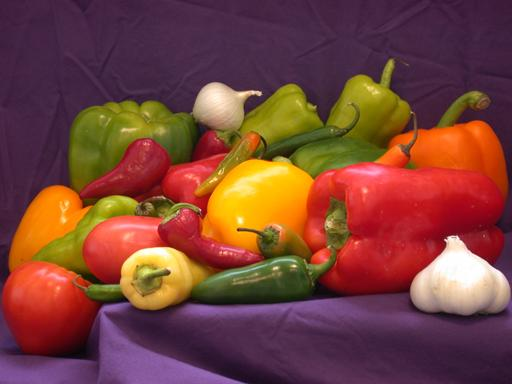
%> input picture peppers.jpg, 512 x 384 px
$ octave Vignetting_Effect.m   (GNU Octave 9; MATLAB toolbox functions it lacks are replaced by stand-ins)
%> lines starting %> are read from the running program, lines starting %| are printed output that depends on the picture
% MATLAB Script: Upload Image and Apply Vignetting Effect

% Clear workspace and command window
clc;
clear;
close all;

% Step 1: Upload Image
[filename, pathname] = uigetfile({'*.*', 'All Files'; '*.jpg;*.png;*.bmp', 'Image Files'}, 'Select an Image');
%> the answer given: peppers.jpg
if isequal(filename, 0)
    disp('User canceled the operation.');
    return;
end
imagePath = fullfile(pathname, filename);
inputImage = imread(imagePath);
%> inputImage is the input picture: size 384x512x3 uint8; mean R, G, B 120.7, 66.4, 57.8

% Display original image
figure;
imshow(inputImage);
title('Original Image');

% Step 2: Convert Image to Grayscale (if needed)
if size(inputImage, 3) == 3
    grayImage = rgb2gray(inputImage); % Convert to grayscale for simplicity
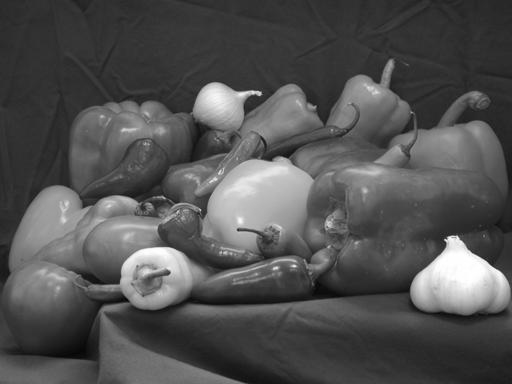
%> grayImage: size 384x512 uint8; min 5, max 255, mean 81.6
else
    grayImage = inputImage;
end

% Step 3: Generate Vignetting Mask
[rows, cols] = size(grayImage);
%> rows = 384; cols = 512
[x, y] = meshgrid(1:cols, 1:rows);

% Calculate the center of the image
centerX = cols / 2;
%> centerX = 256
centerY = rows / 2;
%> centerY = 192

% Calculate the distance of each pixel from the center
distance = sqrt((x - centerX).^2 + (y - centerY).^2);

% Normalize distance values to range [0, 1]
maxDistance = max(distance(:));
%> maxDistance = 320
vignetteMask = 1 - (distance / maxDistance);

% Adjust mask strength (optional)
vignetteStrength = 0.6; % Adjust this value (0 to 1) to control the strength
vignetteMask = vignetteMask .^ vignetteStrength;

% Step 4: Apply Vignetting Effect
if size(inputImage, 3) == 3
    % For RGB images, apply mask to each channel
    vignettedImage = zeros(size(inputImage), 'like', inputImage);
%> vignettedImage: size 384x512x3 uint8; every value is 0
    for channel = 1:3
        vignettedImage(:,:,channel) = uint8(double(inputImage(:,:,channel)) .* vignetteMask);
    end
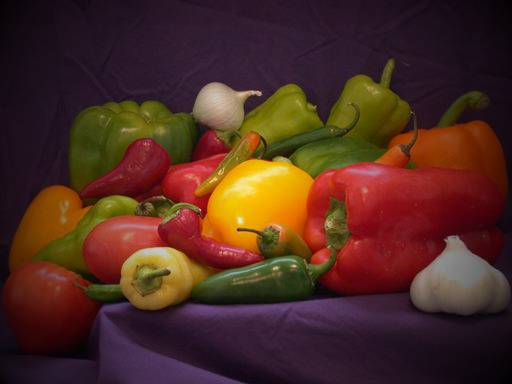
%> vignettedImage: size 384x512x3 uint8; mean R, G, B 77.9, 43.9, 33.8
else
    % For grayscale images
    vignettedImage = uint8(double(grayImage) .* vignetteMask);
end

% Step 5: Display Results
figure;
imshow(vignettedImage);
title('Image with Vignetting Effect');

% Optional: Save the vignetted image
outputPath = fullfile(pathname, 'vignetted_image.png');
imwrite(vignettedImage, outputPath);
disp(['Vignetted image saved at: ', outputPath]);
